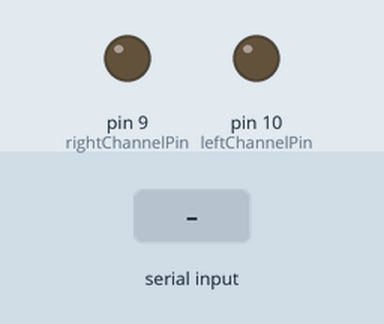
Recording of a sketch running on a simulated Arduino Uno, built with avr-gcc and run on an emulated ATmega328P. Parts: output pins drawn as LEDs (lit = HIGH). Inputs (shaded band) come from the test bench.

Above: at 1.3 s.
1.4 s: "90,45\n" received over Serial
At 2.6 s:
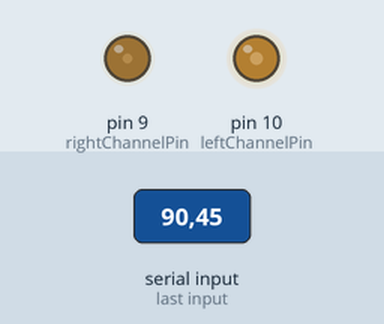
2.9 s: "30,150\n" received over Serial
At 4.0 s:
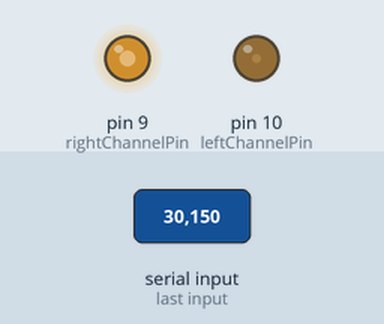
4.4 s: "5\n" received over Serial
At 6.6 s:
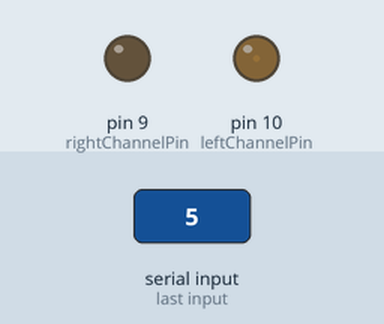
6.9 s: "90\n" received over Serial
At 8.7 s:
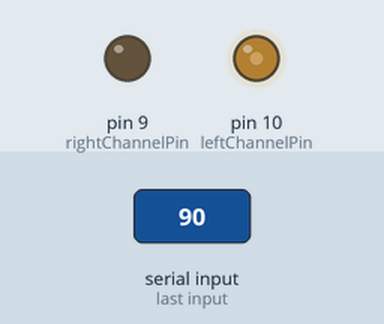
9.4 s: "200\n" received over Serial
At 10.7 s:
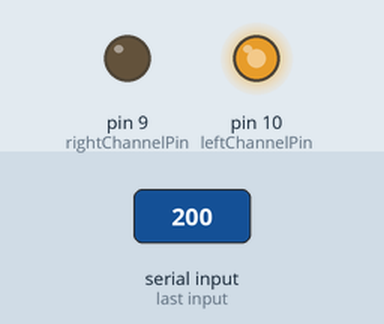
11.9 s: "1,90\n" received over Serial
At 13.2 s:
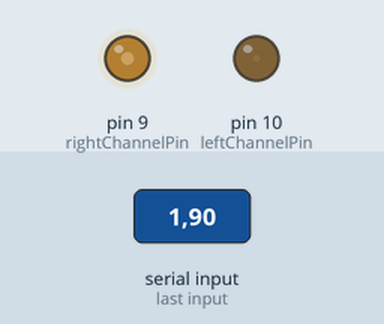
Timing chart, 0 to 14.4 s (numbered marks = the images above; inputs shaded):
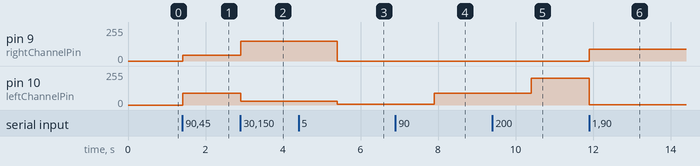

The sketch:

left_right_channels_values.ino
```cpp
int rightChannelPin = 9;
int leftChannelPin = 10;

int leftChannelBrightness = 0;
int rightChannelBrightness = 0;
bool newCommandAvailable = false;

void setup() {
  pinMode(rightChannelPin, OUTPUT);
  pinMode(leftChannelPin, OUTPUT);
  delay(100);
  analogWrite(rightChannelPin, 0);
  analogWrite(leftChannelPin, 0);
  Serial.begin(9600);
  while (!Serial){
    ;
  }
}


void serialEvent() {
  if ( Serial.available() ) {
    parseCommand();
  }
}

void loop() {
  if (newCommandAvailable) {
    executeCommand();
//    printValues();
    newCommandAvailable = false;
  }
}

void parseCommand() {
  leftChannelBrightness = Serial.parseInt();
  rightChannelBrightness = Serial.parseInt();
  newCommandAvailable = true;
  discardOtherSerialInputs();
}

void discardOtherSerialInputs() {
  while ( Serial.available() ) {
    char inChar = (char) Serial.read();
    delay(2);
  }
}

void executeCommand() {
  if ( leftChannelBrightness >= 0 && leftChannelBrightness <= 255 ) {
    analogWrite(leftChannelPin, leftChannelBrightness);
//    Serial.print("sending: left chan = ");
//    Serial.println(leftChannelBrightness);
  }
  if ( rightChannelBrightness >= 0 && rightChannelBrightness <= 255 ) {
    analogWrite(rightChannelPin, rightChannelBrightness);
//    Serial.print("sending: right chan = ");
//    Serial.println(rightChannelBrightness);
  }
}

void printValues() {
  Serial.print("newCommandAvailable: ");
  Serial.println(newCommandAvailable);
  Serial.print("left: ");
  Serial.println(leftChannelBrightness);
  Serial.print("right: ");
  Serial.println(rightChannelBrightness);
}
```

Measured:
- after the input at 1.4 s, pin 9 (rightChannelPin): 0/255 → 45/255 at once; pin 10 (leftChannelPin): 0/255 → 90/255 at once
- after the input at 2.9 s, pin 9 (rightChannelPin): 45/255 → 150/255 at once; pin 10 (leftChannelPin): 90/255 → 30/255 at once
- after the input at 4.4 s, pin 9 (rightChannelPin): 150/255 → 0/255 after 1.0 s; pin 10 (leftChannelPin): 30/255 → 5/255 after 1.0 s
- after the input at 6.9 s, pin 10 (leftChannelPin): 5/255 → 90/255 after 1.0 s
- after the input at 9.4 s, pin 10 (leftChannelPin): 90/255 → 200/255 after 1.0 s
- after the input at 11.9 s, pin 9 (rightChannelPin): 0/255 → 90/255 at once; pin 10 (leftChannelPin): 200/255 → 1/255 at once
